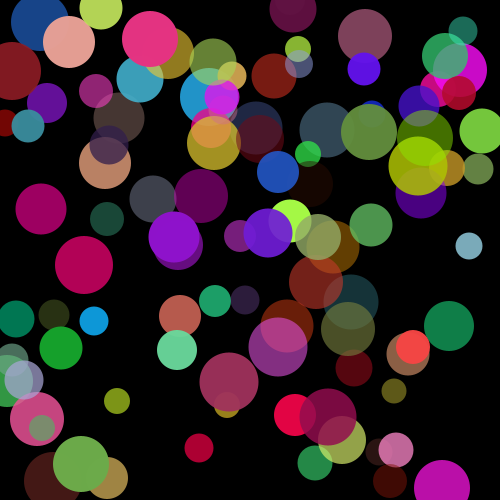
Frame 1 (no input)
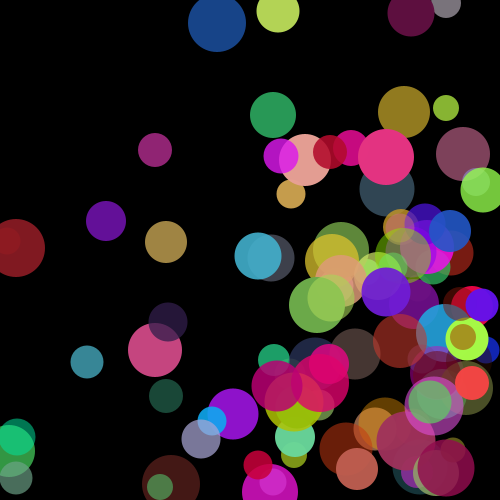
Frame 60 (the mouse pressed at the canvas centre just before this capture)
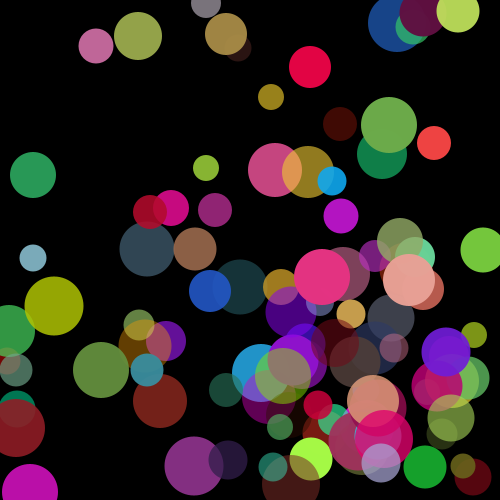
Frame 120 (the mouse held since frame 60 and released just before this capture)

The Processing sketch that drew these frames (run headless with seeded random() and noise(); from frame 60 on, the mouse is pressed at the canvas centre):

// Processing sketch: week6_BouncingBallsWithArray
// ── week6_BouncingBallsWithArray.pde
int num = 100;

int [] xPos = new int[num];
int [] yPos = new int[num];

int [] xSpeed = new int[num];
int [] ySpeed = new int[num];

int [] circleSize = new int[num];

//int [] circleColor = new int[num];

//this is a longer way to do it
int [] r = new int[num];
int [] g = new int[num];
int [] b = new int[num];


//easiest way to do it;
//color [] c = new color[num];

int [] opacity = new int[num];

//int size = 10;

void setup() {
  size(500, 500);
  for (int i=0; i<num; i++) {
    //xPos[i] = int(random(0, width));
    //yPos[i] = int(random(0, height));
    xPos[i] = int(random(circleSize[i]/2, width-circleSize[i]/2));
    yPos[i] = int(random(circleSize[i]/2, height-circleSize[i]/2));

    xSpeed[i] = int(random(1, 5));
    ySpeed[i] = int(random(1, 5));

    circleSize[i] = int(random(25, 60));

    //circleColor[i] = int(random(100, 255)); THIS MAKES IT SHADES OF A COLOR

    r[i] = int(random(0, 255));
    g[i] = int(random(0, 255));
    b[i] = int(random(0, 255));

    //c[i] = color(random(0, 255));

    opacity[i] = int(random(100, 255));
  }
}

void draw() {
  background(0);
  for (int i=0; i<num; i++) {
    //if(xPos[i] > width || xPos[i] < 0){
    if (xPos[i] >= width-circleSize[i]/2 || xPos[i] <= circleSize[i]/2) {
      xSpeed[i] = xSpeed[i] * -1;
    }
    //if(yPos[i] > height || yPos[i] < 0){
    if (yPos[i] >= height-circleSize[i]/2 || yPos[i] <= circleSize[i]/2) {
      ySpeed[i] = ySpeed[i] * -1;
    }

    xPos[i] = xPos[i] + xSpeed[i];
    yPos[i] = yPos[i] + ySpeed[i];

    fill(r[i], g[i], b[i], opacity[i]);
    //fill(c[i], c[i], c[i]);
    noStroke();
    ellipse(xPos[i], yPos[i], circleSize[i], circleSize[i]);
  }
}
